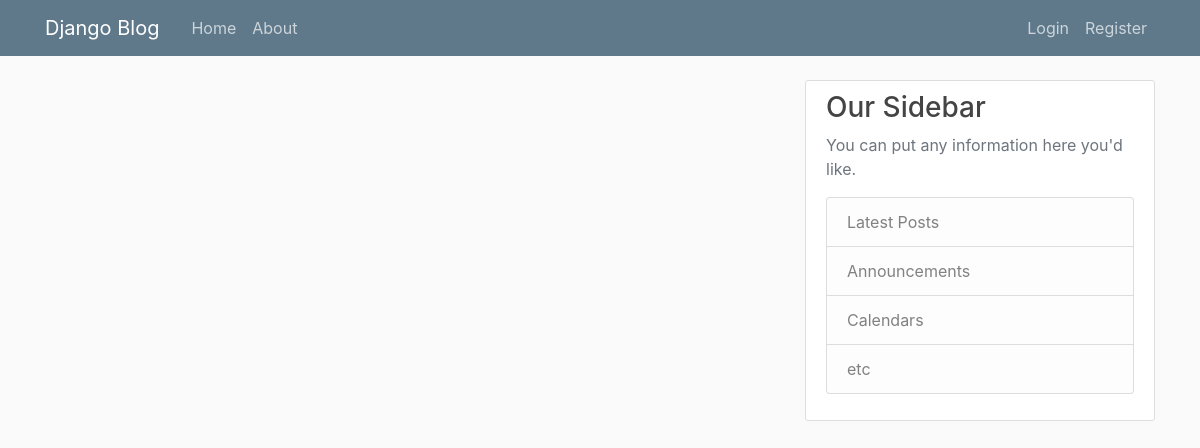
The app's page /, older data.
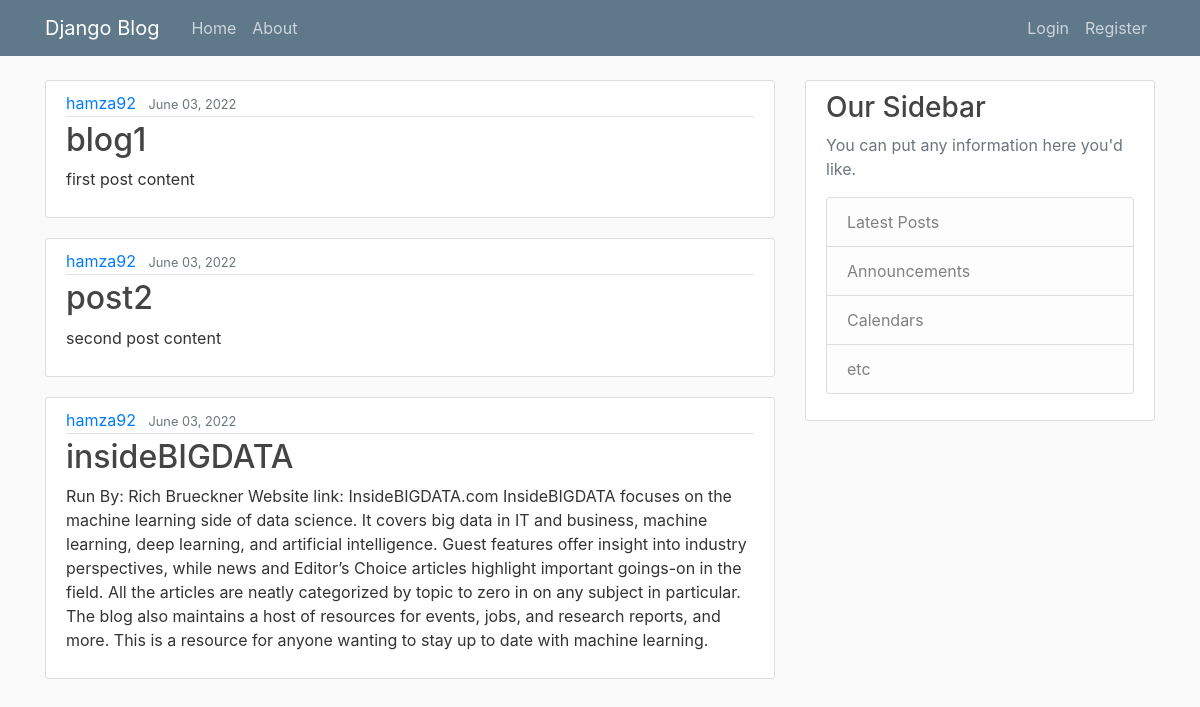
The same page, newer data.
### blog/models.py (models this page shows, shortened)
class Post(models.Model):
    title = models.CharField(max_length=100)
    content = models.TextField()
    data_posted = models.DateTimeField(default=timezone.now)
    author_id = models.ForeignKey(User, on_delete=models.CASCADE)

### blog/views.py (the view)
# urls.py: path('', views.home, name='blog-home'),
def home(request):
    context = {'posts': Post.objects.all()}
    return render(request, "blog/home.html", context)

### blog/templates/blog/home.html
{% extends "blog/base.html" %}
{% block content %}
    {% for post in posts %}
        <article class="media content-section">
          <div class="media-body">
            <div class="article-metadata">
              <a class="mr-2" href="#">{{ post.author_id }}</a>
              <small class="text-muted">{{ post.data_posted|date:"F d, Y" }}</small>
            </div>
            <h2><a class="article-title" href="#">{{ post.title }}</a></h2>
            <p class="article-content">{{ post.content }}</p>
          </div>
        </article>
    {% endfor %}
{% endblock content %}

### blog/templates/blog/base.html (shortened to what this page needs)
{% load static %}
<!DOCTYPE html>
<html>
<head>
    <link rel="stylesheet" href="https://maxcdn.bootstrapcdn.com/bootstrap/4.0.0/css/bootstrap.min.css"
>
    <link rel="stylesheet" type="text/css" href="{% static "blog/main.css" %}">
</head>
<body>
<header class="site-header">
    <nav class="navbar navbar-expand-md navbar-dark bg-steel fixed-top">
        <div class="container">
            <a class="navbar-brand mr-4" href="{% url 'blog-home' %}">Django Blog</a>
            <div class="collapse navbar-collapse" id="navbarToggle">
                <div class="navbar-nav mr-auto">
                    <a class="nav-item nav-link" href="{% url 'blog-home' %}">Home</a>
                    <a class="nav-item nav-link" href="{% url 'blog-about' %}">About</a>
                </div>
                <div class="navbar-nav">
                    {% if user.is_authenticated %}
                        <a class="nav-item nav-link" href="{% url 'profile' %}">Profile</a>
                        <a class="nav-item nav-link" href="{% url 'logout' %}">Logout</a>
                    {% else %}
                        <a class="nav-item nav-link" href="{% url 'login' %}">Login</a>
                        <a class="nav-item nav-link" href="{% url 'register' %}">Register</a>
                    {% endif %}
                </div>
            </div>
        </div>
    </nav>
</header>
<main role="main" class="container">
    <div class="row">
        <div class="col-md-8">
            {% block content %}{% endblock %}
        </div>
        <div class="col-md-4">
            <div class="content-section">
                <h3>Our Sidebar</h3>
                <p class='text-muted'>You can put any information here you'd like.
                <ul class="list-group">
                    <li class="list-group-item list-group-item-light">Latest Posts</li>
                    <li class="list-group-item list-group-item-light">Announcements</li>
                    <li class="list-group-item list-group-item-light">Calendars</li>
                    <li class="list-group-item list-group-item-light">etc</li>
                </ul>
                </p>
            </div>
        </div>
    </div>
</main>
</body>
</html>

### blog/static/blog/main.css (style rules this page uses)
body { background: #fafafa; color: #333333; margin-top: 5rem; }
h1, h2, h3, h4, h5, h6 { color: #444444; }
ul { margin: 0; }
.bg-steel { background-color: #5f788a; }
.site-header .navbar-nav .nav-link { color: #cbd5db; }
.content-section { background: #ffffff; padding: 10px 20px; border: 1px solid #dddddd; border-radius: 3px; margin-bottom: 20px; }
.article-title { color: #444444; }
.article-content { white-space: pre-line; }
.article-metadata { padding-bottom: 1px; margin-bottom: 4px; border-bottom: 1px solid #e3e3e3 }

Row changes from the older to the newer data that the page shows:
added Post: author_id "hamza92", data_posted "June 03, 2022", title "blog1", content "first post content"
added Post: author_id "hamza92", data_posted "June 03, 2022", title "post2", content "second post content"
added Post: author_id "hamza92", data_posted "June 03, 2022", title "insideBIGDATA", content "Run By: Rich Brueckner Website link: InsideBIGDATA.com InsideBIGDATA focuses on the machine learning side of data science. It covers big data in IT and business, machine learning, deep learning, and artificial intelligence. Guest features offer insight into industry perspectives, while news and Editor’s Choice articles highlight important goings-on in the field. All the articles are neatly categorized by topic to zero in on any subject in particular. The blog also maintains a host of resources for events, jobs, and research reports, and more. This is a resource for anyone wanting to stay up to date with machine learning."
